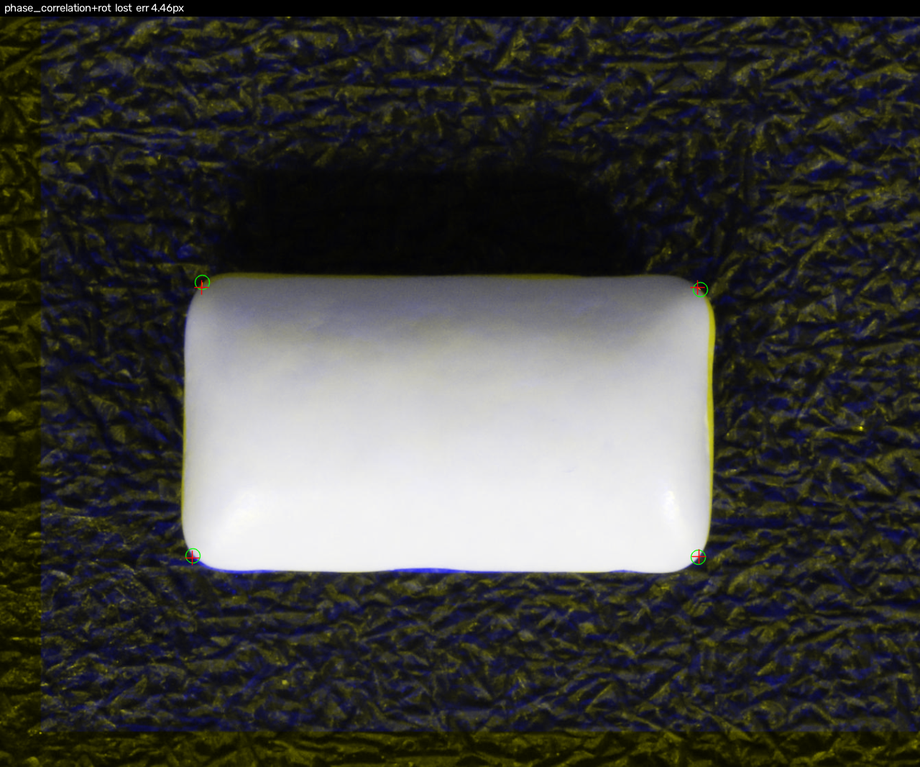
#> input picture report/examples/Chewing_gum__lost__Full__002__009__phase_correlation_rot.png, 920 x 767 px, shrunk from 1280 x 1066 before the run
$ python -i masks.py   (imports and definitions only)
#> lines starting #> are read from the running program, lines starting #| are printed output that depends on the picture; after the words box and inside, x2 and y2 are one past the last pixel; in counts of white or black regions, pixels touching at a corner belong together
#> further down, picture is the input picture: shape (767, 920, 3); mean B, G, R 62, 65.4, 65.4
"""One deliberately simple object-mask source for ALL arms: Otsu threshold + morphology.

No learned segmentation. It works on clean, uniform backgrounds and fails on textured or uneven ones; the
`info` dict says how much to trust the result, so a class can be excluded by a rule written down in advance.
"""
import cv2
import numpy as np


def object_mask(bgr, border_frac=0.03, min_area_frac=0.003, blur_sigma=1.5, close_frac=0.015, open_frac=0.004):
    """Returns (mask uint8 0/255, info dict).

    Foreground = the side of the Otsu threshold that does NOT contain the median grey level of the outer border band.
    info: otsu_t, bg_level, polarity ('fg_darker'|'fg_brighter'), area_frac, n_components, touches_border,
          separation (|mean_fg - mean_bg| / (std_bg + 1): a rough contrast-to-noise score).
    """
#> called with border_frac = 0.03, min_area_frac = 0.003, blur_sigma = 1.5, close_frac = 0.015, open_frac = 0.004
    gray = cv2.cvtColor(bgr, cv2.COLOR_BGR2GRAY) if bgr.ndim == 3 else bgr
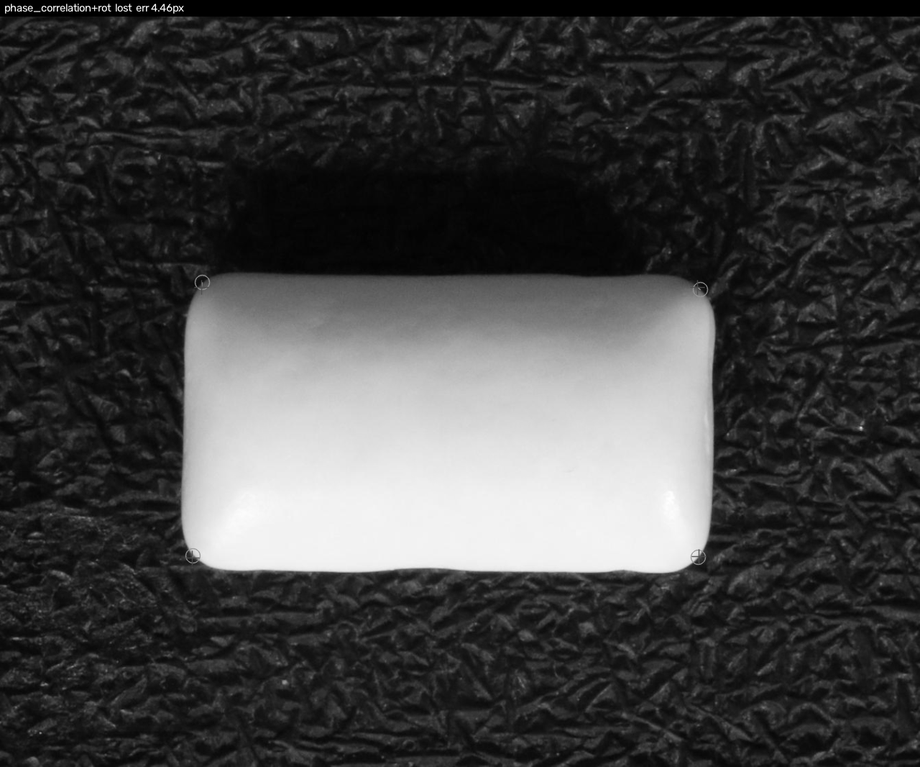
#> gray: shape (767, 920); min 0, max 255, mean 65
    H, W = gray.shape
#> H = 767; W = 920
    sm = cv2.GaussianBlur(gray, (0, 0), blur_sigma)
    b = max(2, int(round(border_frac * min(H, W))))
#> b = 23
    band = np.concatenate([sm[:b].ravel(), sm[-b:].ravel(), sm[:, :b].ravel(), sm[:, -b:].ravel()])
    bg_level = float(np.median(band))
#> bg_level = 25
    t, _ = cv2.threshold(sm, 0, 255, cv2.THRESH_BINARY + cv2.THRESH_OTSU)
#> t = 119
    fg_darker = bg_level > t
#> fg_darker = False
    fg = (sm <= t) if fg_darker else (sm > t)
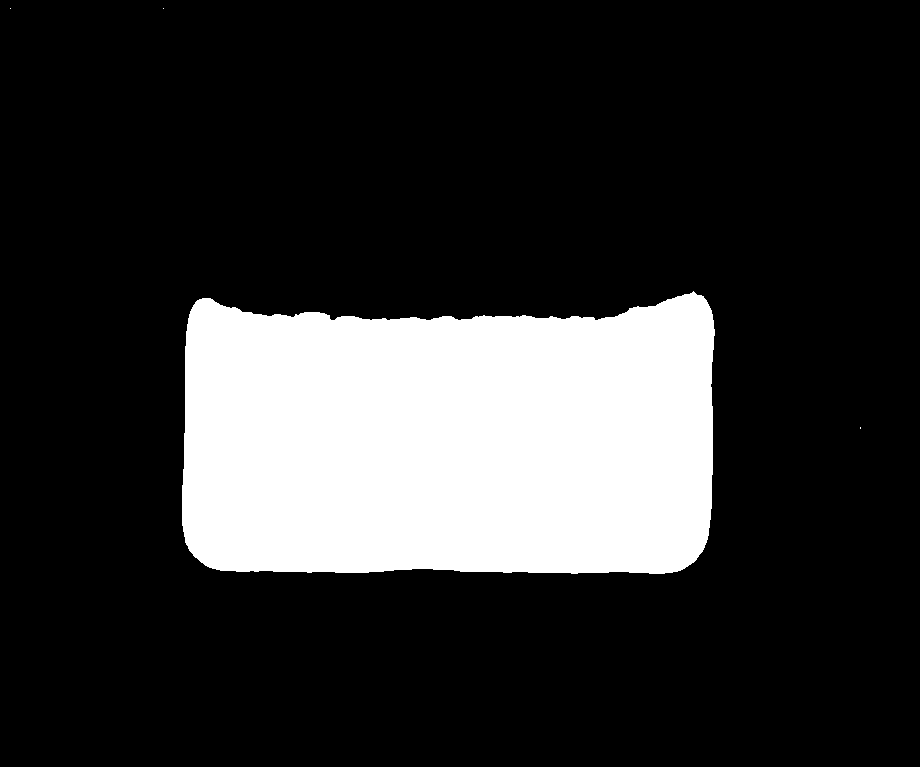
#> fg: shape (767, 920) bool; 19.3% white; 4 white regions (3 under 20 px), largest, box (x1, y1, x2, y2) and area: (182, 291, 715, 574) 136001
    fg = fg.astype(np.uint8) * 255

    k = max(3, int(round(close_frac * min(H, W))) | 1)
#> k = 13
    fg = cv2.morphologyEx(fg, cv2.MORPH_CLOSE, cv2.getStructuringElement(cv2.MORPH_ELLIPSE, (k, k)))
#> fg: shape (767, 920); 19.3% white; 4 white regions (3 under 20 px), largest, box (x1, y1, x2, y2) and area: (182, 291, 715, 574) 136056
    k = max(3, int(round(open_frac * min(H, W))) | 1)
#> k = 3
    fg = cv2.morphologyEx(fg, cv2.MORPH_OPEN, cv2.getStructuringElement(cv2.MORPH_ELLIPSE, (k, k)))
#> fg: shape (767, 920); 19.3% white; 1 white region, box (x1, y1, x2, y2) and area: (182, 291, 715, 574) 136055

    # fill holes: everything not reachable from the border through background
    inv = cv2.bitwise_not(fg)
    flood = inv.copy()
    ff = np.zeros((H + 2, W + 2), np.uint8)
    for seed in ((0, 0), (W - 1, 0), (0, H - 1), (W - 1, H - 1)):
        if flood[seed[1], seed[0]] == 255:
            cv2.floodFill(flood, ff, seed, 0)
#> flood: shape (767, 920); every value is 0
    fg = cv2.bitwise_or(fg, flood)

    n, labels, stats, _ = cv2.connectedComponentsWithStats((fg > 0).astype(np.uint8), connectivity=8)
#> n = 2; stats = [[0, 0, 920, 767, 569585], [182, 291, 533, 283, 136055]]
    keep = np.zeros(H * W, bool)
    count = 0
    for i in range(1, n):
        if stats[i, cv2.CC_STAT_AREA] >= min_area_frac * H * W:
            keep |= (labels.ravel() == i)
            count += 1
#> after the loop, count = 1
    mask = (keep.reshape(H, W).astype(np.uint8)) * 255

    inside = mask > 0
    mean_fg = float(sm[inside].mean()) if inside.any() else 0.0
#> mean_fg = 208.7
    bgpix = sm[~inside]
    info = {
        "otsu_t": float(t), "bg_level": bg_level, "polarity": "fg_darker" if fg_darker else "fg_brighter",
        "area_frac": float(inside.mean()), "n_components": int(count),
        "touches_border": bool(inside[0].any() or inside[-1].any() or inside[:, 0].any() or inside[:, -1].any()),
        "separation": float(abs(mean_fg - float(bgpix.mean())) / (float(bgpix.std()) + 1.0)) if inside.any() and bgpix.size else 0.0,
    }
#> info = {'otsu_t': 119, 'bg_level': 25, 'polarity': 'fg_brighter', 'area_frac': 0.193, 'n_components': 1, 'touches_border': False, 'separation': 8.86}
    return mask, info

>>> import cv2
>>> picture = cv2.imread('../report/examples/Chewing_gum__lost__Full__002__009__phase_correlation_rot.png')
>>> result = object_mask(picture)

$ run again, on report/examples/Chewing_gum__silent_wrong__Full__002__020__sift_ransac.png
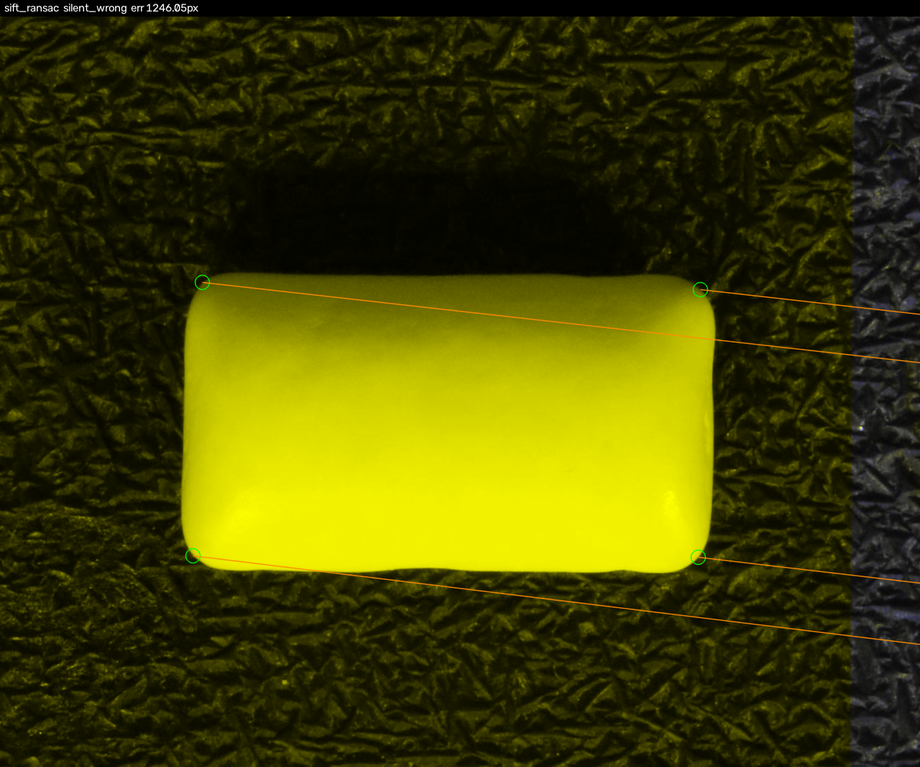
#> input picture report/examples/Chewing_gum__silent_wrong__Full__002__020__sift_ransac.png, 920 x 767 px, shrunk from 1280 x 1066 before the run
#> picture is the input picture: shape (767, 920, 3); mean B, G, R 2.5, 65.6, 65.9
#> in object_mask, `gray = cv2.cvtColor(bgr, cv2.COLOR_BGR2GRAY) if bgr.ndim == 3 else bgr`:
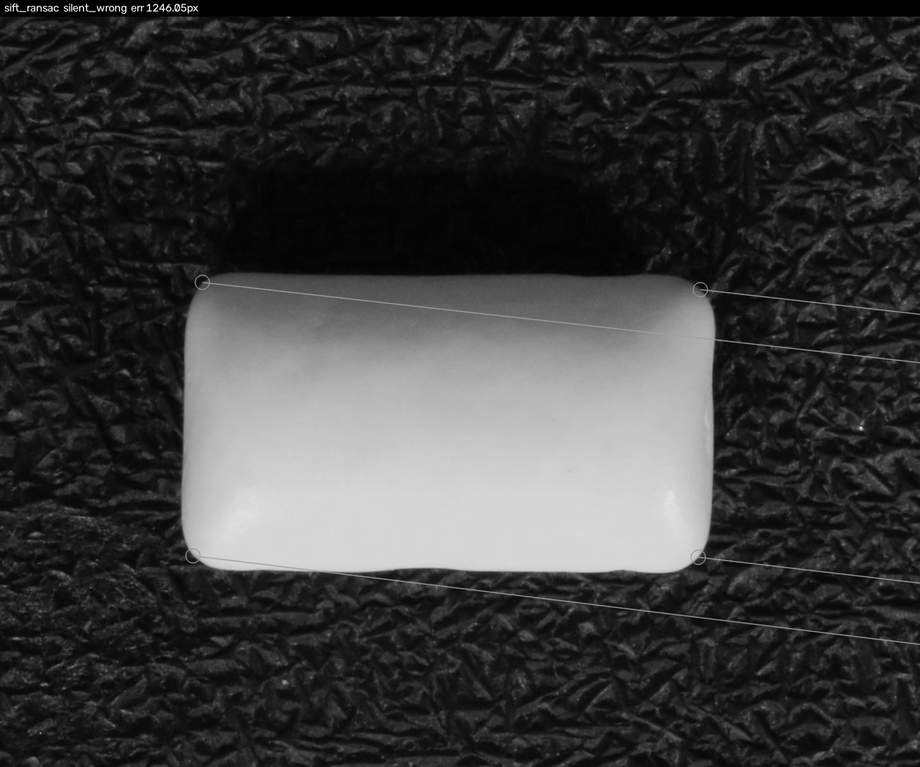
#> gray: shape (767, 920); min 0, max 255, mean 58.5
#> bg_level = 25
#> t = 106
#> fg_darker = False
#> inv: shape (767, 920); 80.7% white; 6 black regions (4 under 20 px), largest, box (x1, y1, x2, y2) and area: (182, 290, 715, 574) 136386, (174, 5, 180, 11) 20
#> labels: shape (767, 920) int32; 7 distinct labels, from 0 to 6
#> n = 7; stats = [[0, 0, 920, 767, 569190], [12, 4, 4, 4, 8], [174, 5, 6, 6, 20], [70, 7, 6, 3, 14], [161, 6, 4, 4, 10], [182, 290, 533, 284, 136386], [859, 426, 4, 4, 12]]
#> after the loop in object_mask, `for i in range(1, n):`: count = 1
#> in object_mask, `mask = (keep.reshape(H, W).astype(np.uint8)) * 255`:
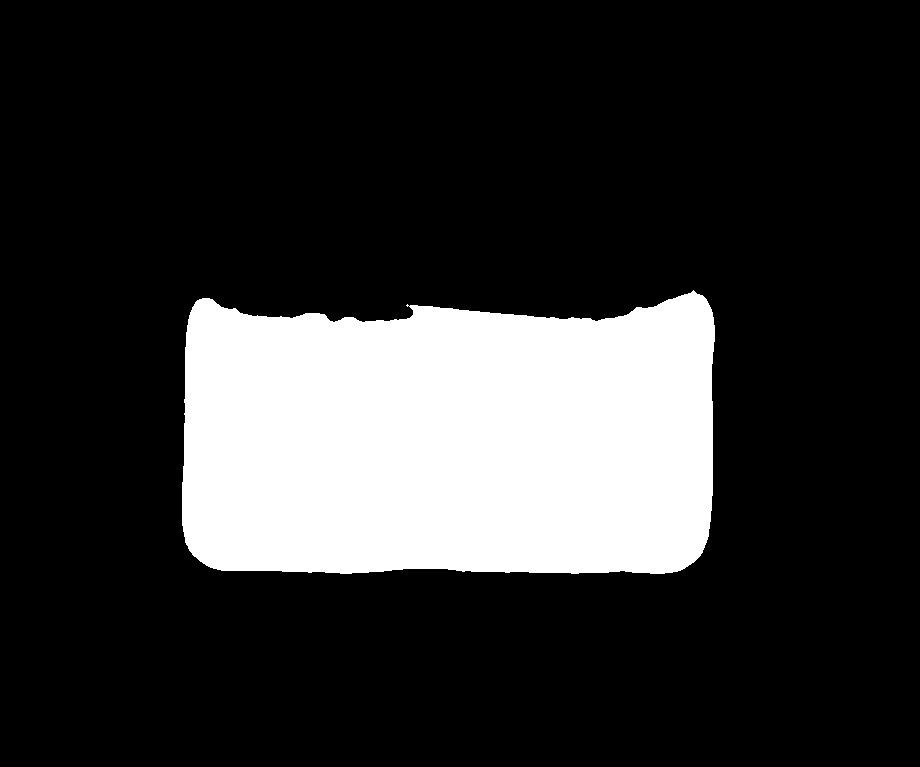
#> mask: shape (767, 920); 19.3% white; 1 white region, box (x1, y1, x2, y2) and area: (182, 290, 715, 574) 136386
#> mean_fg = 184.8
#> info = {'otsu_t': 106, 'bg_level': 25, 'polarity': 'fg_brighter', 'area_frac': 0.193, 'n_components': 1, 'touches_border': False, 'separation': 8.23}
